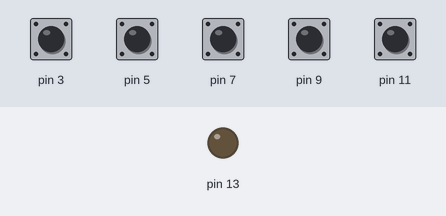
The sketch below on a simulated Arduino Uno, built with avr-gcc and run on an emulated ATmega328P. On the bench: output pins drawn as LEDs (lit = HIGH). The test bench sets the inputs (shaded band); at power-on: pin 3, pin 5, pin 7, pin 9, pin 11 HIGH. What the sketch prints to the serial monitor is not drawn.

Above: at 1.2 s.
1.3 s: pin 3 pulled LOW for 0.15 s
At 1.39 s:
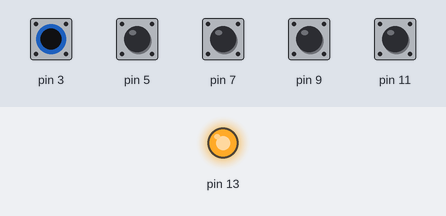
2.9 s: pin 5 pulled LOW for 0.15 s
At 3.8 s:
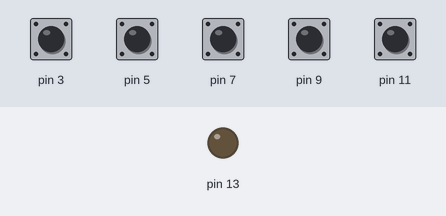
4.5 s: pin 7 pulled LOW for 0.15 s
At 4.58 s:
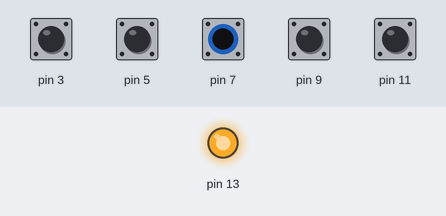
6.1 s: pin 9 pulled LOW for 0.15 s
At 6.7 s:
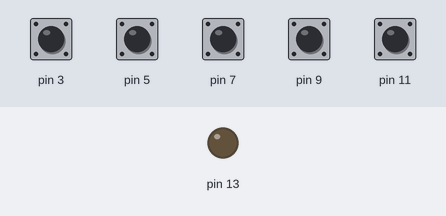
7.7 s: pin 11 pulled LOW for 0.15 s
At 8.9 s:
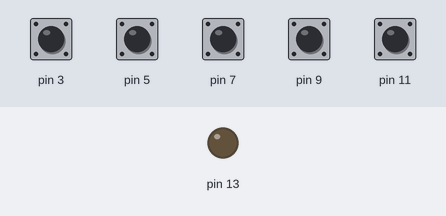
9.3 s: pin 3 pulled LOW for 1 s
At 10.1 s:
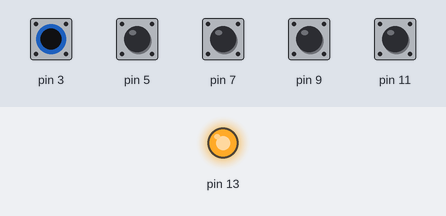
Timing chart, 0 to 12.3 s (numbered marks = the images above; inputs shaded):
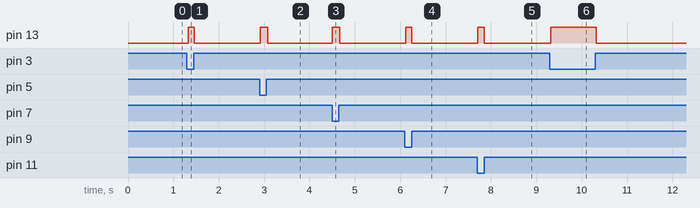

The sketch:

sketch_capSenseDrum_rev3.ino
```cpp
#include <CapacitiveSensor.h>

#define DEBUG 0

CapacitiveSensor cs_2_3 = CapacitiveSensor(2, 3);
CapacitiveSensor cs_4_5 = CapacitiveSensor(4, 5);
CapacitiveSensor cs_6_7 = CapacitiveSensor(6, 7);
CapacitiveSensor cs_8_9 = CapacitiveSensor(8,9);
CapacitiveSensor cs_10_11 = CapacitiveSensor(10,11);

int on_1 = 0;
int on_2 = 0;
int on_3 = 0;
int on_4 = 0;
int on_5 = 0;

void setup() {
  // put your setup code here, to run once:
  cs_2_3.set_CS_AutocaL_Millis(0xFFFFFFFF);
  cs_4_5.set_CS_AutocaL_Millis(0xFFFFFFFF);
  cs_6_7.set_CS_AutocaL_Millis(0xFFFFFFFF);
  cs_8_9.set_CS_AutocaL_Millis(0xFFFFFFFF);
  cs_10_11.set_CS_AutocaL_Millis(0xFFFFFFFF);

  pinMode(13, OUTPUT);
  Serial.begin(115200);
}

void loop() {
  // put your main code here, to run repeatedly:
    //long start = millis();
    long total1 = cs_2_3.capacitiveSensor(30);
    long total2 = cs_4_5.capacitiveSensor(30);
    long total3 = cs_6_7.capacitiveSensor(30);
    long total4 = cs_8_9.capacitiveSensor(30);
    long total5 = cs_10_11.capacitiveSensor(30);

    /*
    Serial.print(millis() - start);        // check on performance in milliseconds
    Serial.print("\n");                    // tab character for debug window spacing

    Serial.print(total1);                  // print sensor output 1
    Serial.print("\n");
    */

    //Below is the code for channel 1 -------------------------------
    if(total1 > 35 && on_1 == 0) {
      digitalWrite(13, HIGH);
      Serial.write(0b10010000);   //Note ON event, Channel 1
      Serial.write(0b01000011);   //Play middle C, Key number 60//////////////////////////////////////////Nick Modified this value- Previous:0b00111100
      Serial.write(0b01111111);   //Play at maximum
      on_1 = 1;
    }
    else if(total1 > 35 && on_1 != 0) {
      on_1 = 1;
    }
    else if(total1 <= 35 && on_1 != 0){
      digitalWrite(13, LOW);
      Serial.write(0b10000000);   //Note OFF event, Channel 1
      Serial.write(0b01000011);   //Play middle C, Key number 60//////////////////////////////////////////Nick Modified this value- Previous:0b00111100
      Serial.write(0b01111111);   //Play at maximum
      on_1 = 0;
    }
    else if(total1 <= 35 && on_1 == 0){
      on_1 = 0;
    }

    //Below is the code for channel 2 -------------------------------
    if(total2 > 35 && on_2 == 0) {
      digitalWrite(13, HIGH);
      Serial.write(0b10010001);   //Note ON event, Channel 1
      Serial.write(0b00111100);   //Play middle C, Key number 60
      Serial.write(0b01111111);   //Play at maximum
      on_2 = 1;
    }
    else if(total2 > 35 && on_2 != 0) {
      on_2 = 1;
    }
    else if(total2 <= 35 && on_2 != 0){
      digitalWrite(13, LOW);
      Serial.write(0b10000001);   //Note OFF event, Channel 1
      Serial.write(0b00111100);   //Play middle C, Key number 60
      Serial.write(0b01111111);   //Play at maximum
      on_2 = 0;
    }
    else if(total2 <= 35 && on_2 == 0){
      on_2 = 0;
    }

    //Below is the code for channel 3 ----------------------------
    if(total3 > 35 && on_3 == 0) {
      digitalWrite(13, HIGH);
      Serial.write(0b10010010);   //Note ON event, Channel 3
      Serial.write(0b01000100);   //Play middle C, Key number 60
      Serial.write(0b01111111);   //Play at maximum
      on_3 = 1;
    }
    else if(total3 > 35 && on_3 != 0) {
      on_3 = 1;
    }
    else if(total3 <= 35 && on_3 != 0){
      digitalWrite(13, LOW);
      Serial.write(0b10000010);   //Note OFF event, Channel 3
      Serial.write(0b01000100);   //Play middle C, Key number 60
      Serial.write(0b01111111);   //Play at maximum
      on_3 = 0;
    }
    else if(total3 <= 35 && on_3 == 0){
      on_3 = 0;
    }
///////////////////////////////////////////////Place code loop logic here for cans 4 and 5/////////////////////////////////////////////////////////
    //Below is the code for channel 4 ----------------------------
    if(total4 > 35 && on_4 == 0) {
      digitalWrite(13, HIGH);
      Serial.write(0b10010011);   //Note ON event, Channel 4
      Serial.write(0b01000100);   //Play middle C, Key number 60
      Serial.write(0b01111111);   //Play at maximum
      on_4 = 1;
    }
    else if(total4 > 35 && on_4 != 0) {
      on_4 = 1;
    }
    else if(total4 <= 35 && on_4 != 0){
      digitalWrite(13, LOW);
      Serial.write(0b10000011);   //Note OFF event, Channel 4
      Serial.write(0b01000100);   //Play middle C, Key number 60
      Serial.write(0b01111111);   //Play at maximum
      on_4 = 0;
    }
    else if(total4 <= 35 && on_4 == 0){
      on_4 = 0;
    }

    //////////////// Can 5

        //Below is the code for channel 5 ----------------------------
    if(total5 > 35 && on_5 == 0) {
      digitalWrite(13, HIGH);
      Serial.write(0b10010101);   //Note ON event, Channel 6
      Serial.write(0b01000100);   //Play middle C, Key number 60
      Serial.write(0b01111111);   //Play at maximum
      on_5 = 1;
    }
    else if(total5 > 35 && on_5 != 0) {
      on_5 = 1;
    }
    else if(total5 <= 35 && on_5 != 0){
      digitalWrite(13, LOW);
      Serial.write(0b10000101);   //Note OFF event, Channel 6
      Serial.write(0b01000100);   //Play middle C, Key number 60
      Serial.write(0b01111111);   //Play at maximum
      on_5 = 0;
    }
    else if(total5 <= 35 && on_5 == 0){
      on_5 = 0;
    }
///////////////////////////////////////////////////////////////////////////////////////////////////////////////////////////////////////////////////
#if DEBUG
  Serial.println(total1);
  Serial.println(total2);
  Serial.println(total3);
  Serial.println(total4);
  Serial.print(total5);
  Serial.print("\n\n");
  delay(100);
#else
  delay(5);
#endif                             // arbitrary delay to limit data to serial port... works with 10 at 115200 baud
}
```

Measured:
- after the input at 1.3 s, pin 13: LOW → HIGH at once, → LOW 0.14 s later
- after the input at 2.9 s, pin 13: LOW → HIGH at once, → LOW 0.16 s later
- after the input at 4.5 s, pin 13: LOW → HIGH at once, → LOW 0.16 s later
- after the input at 6.1 s, pin 13: LOW → HIGH at once, → LOW 0.14 s later
- after the input at 7.7 s, pin 13: LOW → HIGH at once, → LOW 0.14 s later
- after the input at 9.3 s, pin 13: LOW → HIGH at once, → LOW 1.0 s later
